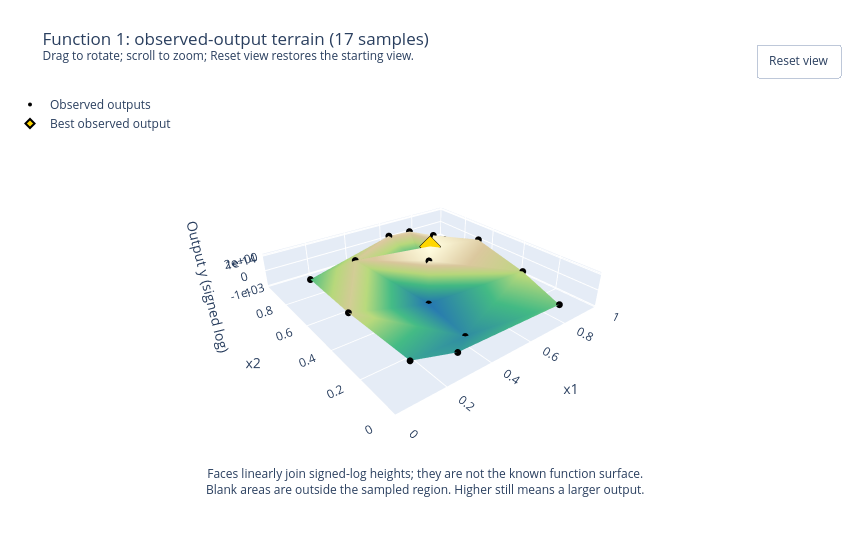

The notebook cell saved with this chart:
### Code cell
# The terrain joins observed signed-log heights; it does not fit a model.
terrain_fig = plot_observed_terrain(
    review["inputs"].to_numpy(), review["outputs"].to_numpy(),
    title=f"Function {FUNCTION_NUMBER}: observed-output terrain ({len(review['data'])} samples)",
    heights=signed_log(review["outputs"].to_numpy(), scale=TERRAIN_SCALE),
    height_axis=dict(title="Output y (signed log)", tickmode="array",
        tickvals=signed_log(TERRAIN_TICKS, scale=TERRAIN_SCALE),
        ticktext=[f"{value:.0e}" if value else "0" for value in TERRAIN_TICKS]),
    height_description="signed-log heights", save_to=FIGURES_DIR / "observed-output-terrain.html",
    **TERRAIN_SETTINGS,
)
terrain_fig.show(config={**PLOT_CONFIG, "responsive": TERRAIN_SETTINGS["width"] is None})

### Figure 1 — Plotly figure (JSON) as saved in the notebook; plotly's stock layout.template omitted (floating-point values rounded to 4 significant figures)
{"data": [{"colorscale": [[0, "#2475b0"], [0.4, "#42b983"], [0.65, "#b6d77a"], [0.85, "#d9c69c"], [1, "#fffde0"]], "flatshading": true, "hoverinfo": "skip", "i": [11, 3, 3, 0, 0, 0, 5, 6, 10, 3, 5, 10, 0, 9, 16, 16, 2, 2, 16, 4, 2, 1, 7], "intensity": [121.1, 154.0, 184.9, 76.52, -197.6, -146.3, -109.3, 160.4, 119.6, 152.8, -197.7, -91.61, 0.4732, -28.98, -106.1, 186.3, 200.3], "intensitymode": "vertex", "j": [5, 9, 5, 1, 13, 4, 6, 5, 3, 10, 10, 0, 10, 16, 0, 4, 9, 16, 2, 7, 7, 7, 2], "k": [8, 15, 12, 13, 8, 1, 12, 11, 15, 5, 8, 8, 15, 15, 15, 0, 14, 9, 4, 1, 4, 14, 14], "name": "Joined observations", "showscale": false, "type": "mesh3d", "x": [0.3194, 0.5743, 0.731, 0.8404, 0.6501, 0.4104, 0.3127, 0.6834, 0.08251, 0.8839, 0.4684, 0.1531, 0.7819, 0.1295, 0.9121, 0.5379, 0.6279], "y": [0.763, 0.8799, 0.733, 0.2647, 0.6815, 0.1476, 0.07872, 0.8611, 0.4035, 0.5823, 0.4354, 0.134, 0.02561, 0.8222, 0.8618, 0.5222, 0.629], "z": [121.1, 154.0, 184.9, 76.52, -197.6, -146.3, -109.3, 160.4, 119.6, 152.8, -197.7, -91.61, 0.4732, -28.98, -106.1, 186.3, 200.3]}, {"customdata": [1.323e-79, 1.033e-46, 7.711e-16, 3.342e-124, -0.003606, -2.159e-54, -2.089e-91, 2.535e-40, 3.607e-81, 6.23e-48, -0.005509, -4.058e-109, 1.973e-200, -9.546e-172, -1.386e-94, 2.171e-14, 1.997], "hovertemplate": "x1=%{x:.4f}<br>x2=%{y:.4f}<br>Output y=%{customdata:.3e}<extra></extra>", "marker": {"color": "black", "size": 4}, "mode": "markers", "name": "Observed outputs", "type": "scatter3d", "x": [0.3194, 0.5743, 0.731, 0.8404, 0.6501, 0.4104, 0.3127, 0.6834, 0.08251, 0.8839, 0.4684, 0.1531, 0.7819, 0.1295, 0.9121, 0.5379, 0.6279], "y": [0.763, 0.8799, 0.733, 0.2647, 0.6815, 0.1476, 0.07872, 0.8611, 0.4035, 0.5823, 0.4354, 0.134, 0.02561, 0.8222, 0.8618, 0.5222, 0.629], "z": [121.1, 154.0, 184.9, 76.52, -197.6, -146.3, -109.3, 160.4, 119.6, 152.8, -197.7, -91.61, 0.4732, -28.98, -106.1, 186.3, 200.3]}, {"customdata": [1.997], "hovertemplate": "Best observed output: %{customdata:.3e}<extra></extra>", "marker": {"color": "gold", "line": {"color": "black", "width": 2}, "size": 7, "symbol": "diamond"}, "mode": "markers", "name": "Best observed output", "type": "scatter3d", "x": [0.6279], "y": [0.629], "z": [200.3]}], "layout": {"annotations": [{"showarrow": false, "text": "Faces linearly join signed-log heights; they are not the known function surface.<br>Blank areas are outside the sampled region. Higher still means a larger output.", "x": 0.5, "xref": "paper", "y": -0.08, "yref": "paper"}], "autosize": false, "height": 560, "legend": {"x": 0, "y": 1}, "margin": {"b": 90, "l": 10, "r": 10, "t": 90}, "scene": {"aspectmode": "manual", "aspectratio": {"x": 1, "y": 1, "z": 0.16}, "camera": {"center": {"x": 0, "y": 0, "z": 0}, "eye": {"x": -1.05, "y": -1.35, "z": 0.9}, "projection": {"type": "perspective"}, "up": {"x": 0, "y": 0, "z": 1}}, "dragmode": "orbit", "xaxis": {"range": [0, 1], "title": {"text": "x1"}}, "yaxis": {"range": [0, 1], "title": {"text": "x2"}}, "zaxis": {"tickmode": "array", "ticktext": ["-1e-03", "0", "1e-14", "2e+00"], "tickvals": [-197.0, 0.0, 186.0, 200.3], "title": {"text": "Output y (signed log)"}}}, "title": {"text": "Function 1: observed-output terrain (17 samples)<br><sup>Drag to rotate; scroll to zoom; Reset view restores the starting view.</sup>"}, "updatemenus": [{"buttons": [{"args": [{"scene.camera": {"center": {"x": 0, "y": 0, "z": 0}, "eye": {"x": -1.05, "y": -1.35, "z": 0.9}, "projection": {"type": "perspective"}, "up": {"x": 0, "y": 0, "z": 1}}}], "label": "Reset view", "method": "relayout"}], "showactive": false, "type": "buttons", "x": 1, "xanchor": "right", "y": 1.12, "yanchor": "top"}], "width": 850}}
